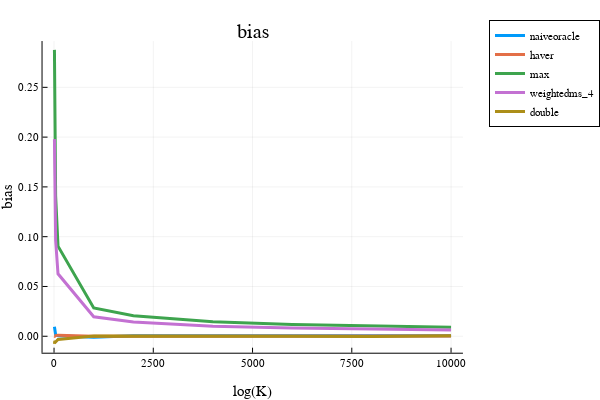

The notebook cell saved with this chart:
### Code cell
x = opt.N_ary
i = 1; plot(x, bias[:,i], label=estimator_names[i], linewidth=3)
i = 2; plot!(x, bias[:,i], label=estimator_names[i], linewidth=3)
# i = 3; plot!(x, bias[:,i], label=estimator_names[i], linewidth=3)
i = 4; plot!(x, bias[:,i], label=estimator_names[i], linewidth=3)
i = 5; plot!(x, bias[:,i], label=estimator_names[i], linewidth=3)
i = 6; plot!(x, bias[:,i], label=estimator_names[i], linewidth=3)
plot!(xlabel="log(K)", ylabel="bias", legend=:outertopright)  
title!("bias")

### Figure 1 — Plotly figure (JSON) as saved in the notebook; plotly's stock layout.template omitted (floating-point values rounded to 4 significant figures)
{"data": [{"colorbar": {"title": {"text": ""}}, "legendgroup": "naiveoracle", "line": {"color": "rgba(0, 154, 250, 1.000)", "dash": "solid", "shape": "linear", "width": 3}, "mode": "lines", "name": "naiveoracle", "showlegend": true, "type": "scatter", "x": [10, 20, 40, 100, 1000, 2000, 4000, 6000, 8000, 10000], "xaxis": "x", "y": [0.009579, 0.002272, 0.001461, 0.0004929, -0.001059, 0.0004075, 0.0005265, 0.0005471, 0.0008722, 0.0005776], "yaxis": "y", "zmax": null, "zmin": null}, {"colorbar": {"title": {"text": ""}}, "legendgroup": "haver", "line": {"color": "rgba(227, 111, 71, 1.000)", "dash": "solid", "shape": "linear", "width": 3}, "mode": "lines", "name": "haver", "showlegend": true, "type": "scatter", "x": [10, 20, 40, 100, 1000, 2000, 4000, 6000, 8000, 10000], "xaxis": "x", "y": [0.0003351, 6.827e-05, 0.0006867, 0.00113, 0.0001022, 0.0001487, 4.304e-05, 8.542e-05, 0.0001622, 0.0001347], "yaxis": "y", "zmax": null, "zmin": null}, {"colorbar": {"title": {"text": ""}}, "legendgroup": "max", "line": {"color": "rgba(62, 164, 78, 1.000)", "dash": "solid", "shape": "linear", "width": 3}, "mode": "lines", "name": "max", "showlegend": true, "type": "scatter", "x": [10, 20, 40, 100, 1000, 2000, 4000, 6000, 8000, 10000], "xaxis": "x", "y": [0.2876, 0.2055, 0.141, 0.09048, 0.02849, 0.02068, 0.01456, 0.01193, 0.0103, 0.009103], "yaxis": "y", "zmax": null, "zmin": null}, {"colorbar": {"title": {"text": ""}}, "legendgroup": "weightedms_4", "line": {"color": "rgba(195, 113, 210, 1.000)", "dash": "solid", "shape": "linear", "width": 3}, "mode": "lines", "name": "weightedms_4", "showlegend": true, "type": "scatter", "x": [10, 20, 40, 100, 1000, 2000, 4000, 6000, 8000, 10000], "xaxis": "x", "y": [0.198, 0.142, 0.09658, 0.06273, 0.01954, 0.01439, 0.01013, 0.008318, 0.007165, 0.006282], "yaxis": "y", "zmax": null, "zmin": null}, {"colorbar": {"title": {"text": ""}}, "legendgroup": "double", "line": {"color": "rgba(172, 142, 24, 1.000)", "dash": "solid", "shape": "linear", "width": 3}, "mode": "lines", "name": "double", "showlegend": true, "type": "scatter", "x": [10, 20, 40, 100, 1000, 2000, 4000, 6000, 8000, 10000], "xaxis": "x", "y": [-0.007659, -0.004583, -0.005733, -0.003319, 0.0001888, 0.0002605, 0.0001409, 4.537e-06, -0.0001393, 0.00054], "yaxis": "y", "zmax": null, "zmin": null}], "layout": {"annotations": [{"font": {"color": "rgba(0, 0, 0, 1)", "family": "sans-serif", "size": 20}, "rotation": 0, "showarrow": false, "text": "bias", "x": 0.5424, "xanchor": "center", "xref": "paper", "y": 1, "yanchor": "top", "yref": "paper"}], "height": 400, "legend": {"bgcolor": "rgba(255, 255, 255, 1.000)", "bordercolor": "rgba(0, 0, 0, 1)", "borderwidth": 1, "font": {"color": "rgba(0, 0, 0, 1)", "family": "sans-serif", "size": 11}, "title": {"font": {"color": "rgba(0, 0, 0, 1)", "family": "sans-serif", "size": 15}, "text": ""}, "tracegroupgap": 0, "traceorder": "normal", "x": 1.05, "xanchor": "upper", "y": 1, "yanchor": "right"}, "margin": {"b": 20, "l": 0, "r": 0, "t": 20}, "paper_bgcolor": "rgba(255, 255, 255, 1.000)", "plot_bgcolor": "rgba(255, 255, 255, 1.000)", "showlegend": true, "width": 600, "xaxis": {"anchor": "y", "domain": [0.09128, 0.9934], "gridcolor": "rgba(0, 0, 0, 0.1)", "gridwidth": 0.5, "linecolor": "rgba(0, 0, 0, 1)", "mirror": false, "range": [-289.7, 10300.0], "showgrid": true, "showline": true, "showticklabels": true, "tickangle": 0, "tickcolor": "rgb(0, 0, 0)", "tickfont": {"color": "rgba(0, 0, 0, 1)", "family": "sans-serif", "size": 11}, "tickmode": "array", "ticks": "inside", "ticktext": ["0", "2500", "5000", "7500", "10000"], "tickvals": [0, 2500, 5000, 7500, 10000], "title": {"font": {"color": "rgba(0, 0, 0, 1)", "family": "sans-serif", "size": 15}, "text": "log(K)"}, "type": "linear", "visible": true, "zeroline": false, "zerolinecolor": "rgba(0, 0, 0, 1)"}, "yaxis": {"anchor": "x", "domain": [0.07581, 0.9415], "gridcolor": "rgba(0, 0, 0, 0.1)", "gridwidth": 0.5, "linecolor": "rgba(0, 0, 0, 1)", "mirror": false, "range": [-0.01652, 0.2965], "showgrid": true, "showline": true, "showticklabels": true, "tickangle": 0, "tickcolor": "rgb(0, 0, 0)", "tickfont": {"color": "rgba(0, 0, 0, 1)", "family": "sans-serif", "size": 11}, "tickmode": "array", "ticks": "inside", "ticktext": ["0.00", "0.05", "0.10", "0.15", "0.20", "0.25"], "tickvals": [0, 0.05, 0.1, 0.15, 0.2, 0.25], "title": {"font": {"color": "rgba(0, 0, 0, 1)", "family": "sans-serif", "size": 15}, "text": "bias"}, "type": "linear", "visible": true, "zeroline": false, "zerolinecolor": "rgba(0, 0, 0, 1)"}}}
